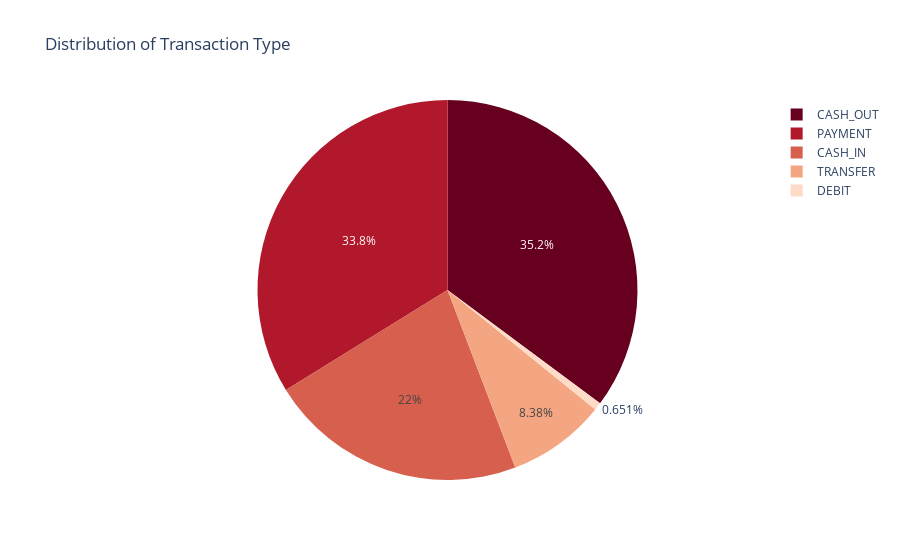

The notebook cell this image was saved under:
### Code cell
type = data["type"].value_counts()
transactions = type.index
quantity = type.values

import plotly.express as px
figure = px.pie(data, 
             values=quantity, 
             names=transactions,color_discrete_sequence=px.colors.sequential.RdBu,
             title="Distribution of Transaction Type")
figure.show()

### Figure 1 — Plotly figure (JSON) as saved in the notebook; plotly's stock layout.template omitted (floating-point values rounded to 4 significant figures)
{"data": [{"domain": {"x": [0, 1], "y": [0, 1]}, "hovertemplate": "label=%{label}<br>value=%{value}<extra></extra>", "labels": ["CASH_OUT", "PAYMENT", "CASH_IN", "TRANSFER", "DEBIT"], "legendgroup": "", "name": "", "showlegend": true, "type": "pie", "values": [2237500, 2151495, 1399284, 532909, 41432]}], "layout": {"legend": {"tracegroupgap": 0}, "piecolorway": ["rgb(103,0,31)", "rgb(178,24,43)", "rgb(214,96,77)", "rgb(244,165,130)", "rgb(253,219,199)", "rgb(247,247,247)", "rgb(209,229,240)", "rgb(146,197,222)", "rgb(67,147,195)", "rgb(33,102,172)", "rgb(5,48,97)"], "title": {"text": "Distribution of Transaction Type"}}}
